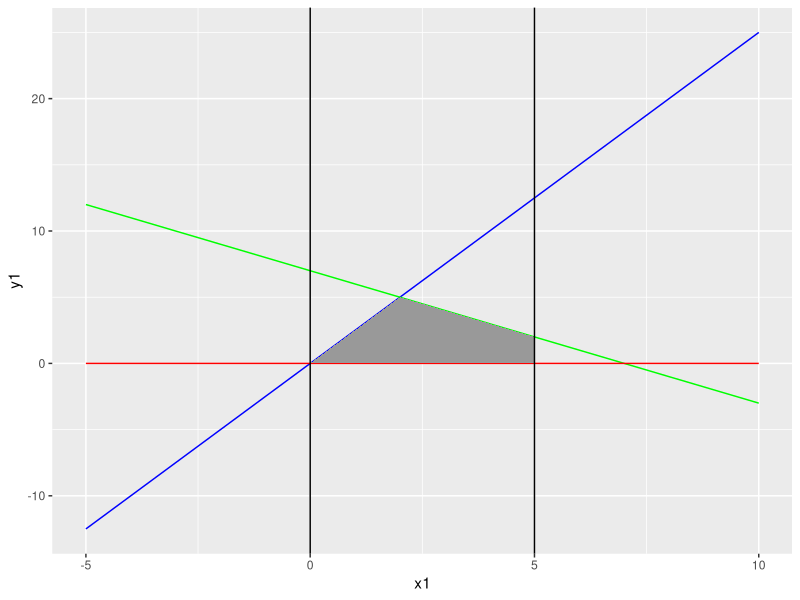

The R script that drew this image:
## ---- chunk 1
library(ggplot2)

## ---- chunk 2
fun1 <- function(x) 5 / 2 * x # y <= 5/2x
fun2 <- function(x) 7 - x # y <= 7 - x
fun3 <- function(x) 0 # y >= 0
x1 = seq(-5,10)
mydf = data.frame(x1, y1=fun1(x1), y2=fun2(x1),y3= fun3(x1))
x2 <- seq(0,5)
mydf2 = data.frame(x2, y1=fun1(x2), y2=fun2(x2),y3= fun3(x2))
mydf2 <-  transform(mydf2, z = pmin(y1,y2))
ggplot(mydf, aes(x = x1)) + 
  geom_line(aes(y = y1), colour = 'blue') +
  geom_line(aes(y = y2), colour = 'green') +
  geom_line(aes(y = y3), colour = 'red') +
  geom_ribbon(data = mydf2, aes(x=x2, ymin=y3,ymax = z), fill = 'gray60') +
  geom_vline(xintercept=0) +
  geom_vline(xintercept=5)
